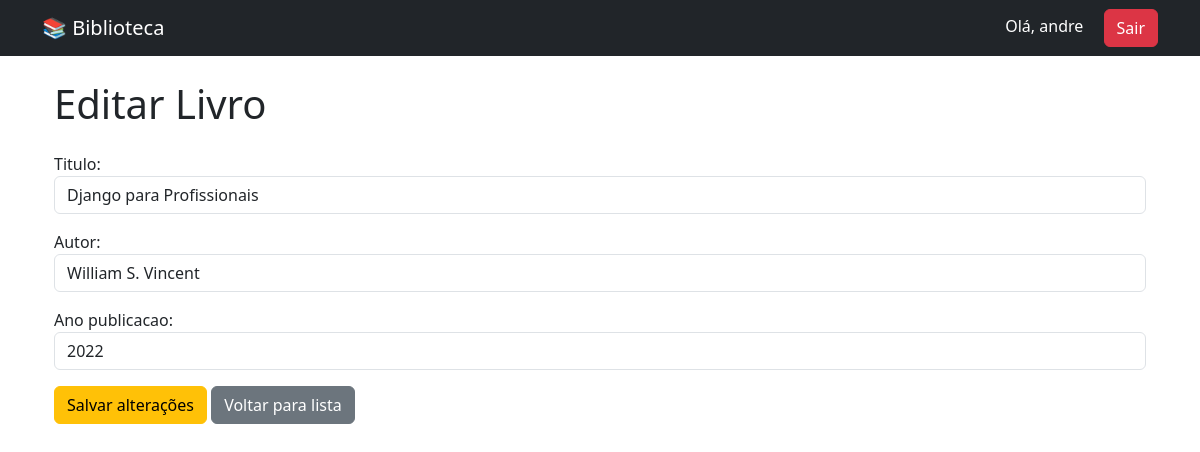
Page /livros/7/editar/ (signed in) on the committed database.
### livros/models.py (models this page shows, shortened)
class Livro(models.Model):
    titulo = models.CharField(max_length=100)
    autor = models.CharField(max_length=100)
    ano_publicacao = models.IntegerField()

### livros/views.py (the view)
# urls.py: path('<int:id>/editar/', views.editar_livro, name='editar_livro'),
@login_required
def editar_livro(request, id):
    livro = get_object_or_404(Livro, id=id)
    if request.method == 'POST':
        form = LivroForm(request.POST, instance=livro)
        if form.is_valid():
            form.save()
            messages.success(request, 'Livro atualizado com sucesso!')
            return redirect('lista_livros')
    else:
        form = LivroForm(instance=livro)
    return render(request, 'livros/editar_livro.html', {'form': form})

### livros/forms.py
class LivroForm(forms.ModelForm):
    class Meta:
        model = Livro
        fields = ['titulo', 'autor', 'ano_publicacao']
        widgets = {
            'titulo': forms.TextInput(attrs={
                'class': 'form-control'
            }),
            'autor': forms.TextInput(attrs={
                'class': 'form-control'
            }),
            'ano_publicacao': forms.NumberInput(attrs={
                'class': 'form-control'
            }),
        }

### livros/templates/livros/editar_livro.html (shortened to what this page needs)
{% extends 'livros/base.html' %}
{% block content %}
    <div class="container mt-4">
        <h1 class="mb-4">Editar Livro</h1>
        <form method="POST">
            {{ form.as_p }}
            <button type="submit" class="btn btn-warning">
                Salvar alterações
            </button>
            <a href="{% url 'lista_livros' %}" class="btn btn-secondary">
                Voltar para lista
            </a>
        </form>
    </div>
{% endblock %}

### livros/templates/livros/base.html (shortened to what this page needs)
<!DOCTYPE html>
<html>
<head>
    <link href="https://cdn.jsdelivr.net/npm/bootstrap@5.3.3/dist/css/bootstrap.min.css" rel="stylesheet">
</head>
<body>
<nav class="navbar navbar-dark bg-dark">
    <div class="container">
        <a class="navbar-brand" href="{% url 'lista_livros' %}">
            📚 Biblioteca
        </a>
        <div>
            {% if user.is_authenticated %}
                <span class="text-white me-3">
                    Olá, {{ user.username }}
                </span>
               <form method="POST" action="{% url 'logout' %}" style="display:inline;">
                    <button type="submit" class="btn btn-danger">
                        Sair
                    </button>
                </form>
            {% else %}
                <a href="{% url 'login' %}" class="btn btn-primary">
                    Entrar
                </a>
            {% endif %}
        </div>
    </div>
</nav>
<div class="container mt-4">
    {% block content %}
    {% endblock %}
</div>
</body>
</html>

### rows in the picture
Livro: titulo "Django para Profissionais", autor "William S. Vincent", ano_publicacao "2022"

### other values in the picture
{{ user.username }} "andre"
